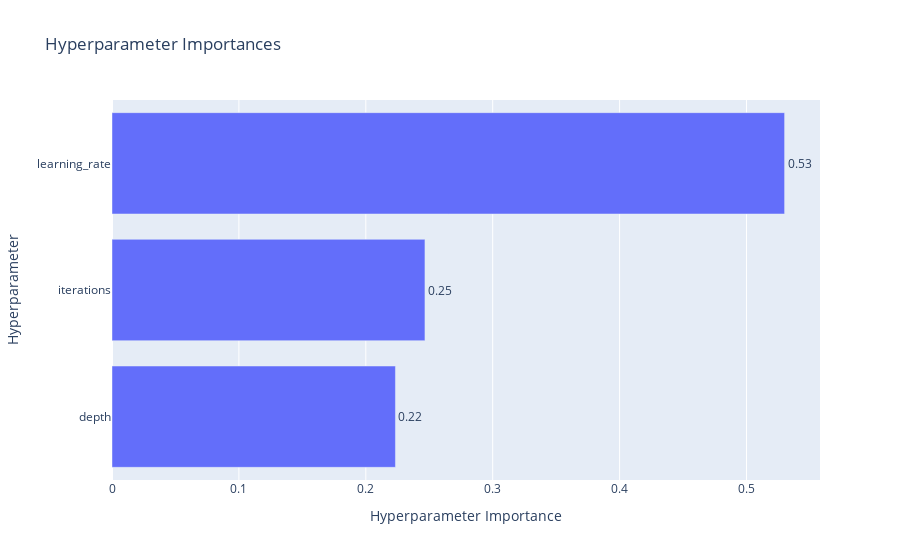

Notebook cell for this chart:
### Markdown cell above
Видим, что результаты немного отличаются по метрикам, но в целом картина понятна. Посмотрим на вклад каждого из гиперпараметров при построении модели.

### Code cell
# Построим диаграмму важности гиперпараметров
optuna.visualization.plot_param_importances(study_cb, target_name='MAPE')

### Figure 1 — Plotly figure (JSON) as saved in the notebook; plotly's stock layout.template omitted (floating-point values rounded to 4 significant figures)
{"data": [{"cliponaxis": false, "hovertemplate": ["depth (IntDistribution): 0.22335902643100666<extra></extra>", "iterations (IntDistribution): 0.2466118072087332<extra></extra>", "learning_rate (FloatDistribution): 0.5300291663602601<extra></extra>"], "name": "MAPE", "orientation": "h", "text": ["0.22", "0.25", "0.53"], "textposition": "outside", "type": "bar", "x": [0.2234, 0.2466, 0.53], "y": ["depth", "iterations", "learning_rate"]}], "layout": {"autosize": true, "title": {"text": "Hyperparameter Importances"}, "xaxis": {"autorange": true, "range": [0, 0.5579], "title": {"text": "Hyperparameter Importance"}, "type": "linear"}, "yaxis": {"autorange": true, "range": [-0.5, 2.5], "title": {"text": "Hyperparameter"}, "type": "category"}}}
